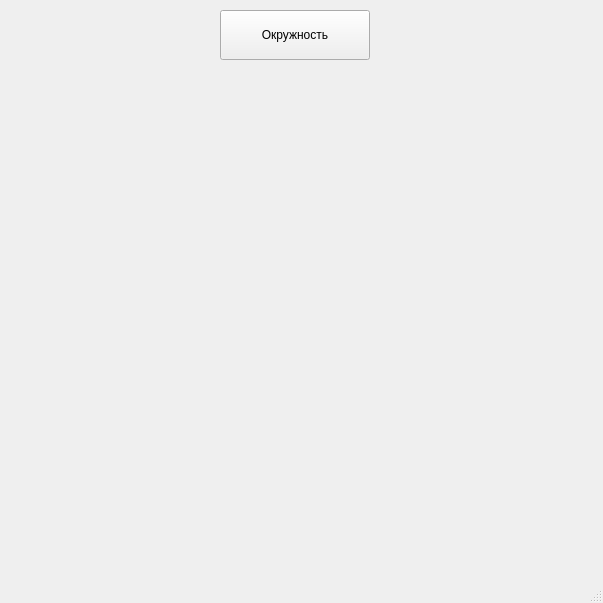
<?xml version="1.0" encoding="UTF-8"?>
<ui version="4.0">
 <class>MainWindow</class>
 <widget class="QMainWindow" name="MainWindow">
  <property name="geometry">
   <rect>
    <x>0</x>
    <y>0</y>
    <width>603</width>
    <height>603</height>
   </rect>
  </property>
  <property name="windowTitle">
   <string>Yellow circles</string>
  </property>
  <widget class="QWidget" name="centralwidget">
   <widget class="QPushButton" name="pushButton">
    <property name="geometry">
     <rect>
      <x>220</x>
      <y>10</y>
      <width>150</width>
      <height>50</height>
     </rect>
    </property>
    <property name="text">
     <string>Окружность</string>
    </property>
   </widget>
  </widget>
  <widget class="QMenuBar" name="menubar">
   <property name="geometry">
    <rect>
     <x>0</x>
     <y>0</y>
     <width>603</width>
     <height>21</height>
    </rect>
   </property>
  </widget>
  <widget class="QStatusBar" name="statusbar"/>
 </widget>
 <resources/>
 <connections/>
</ui>
